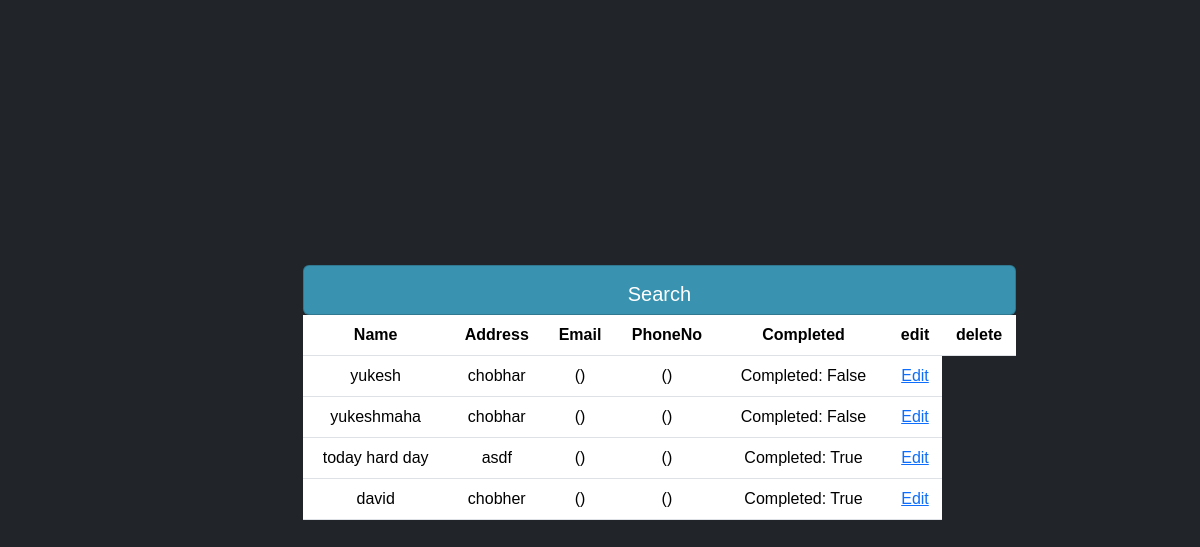
/table, run on an earlier commit of the app's database.
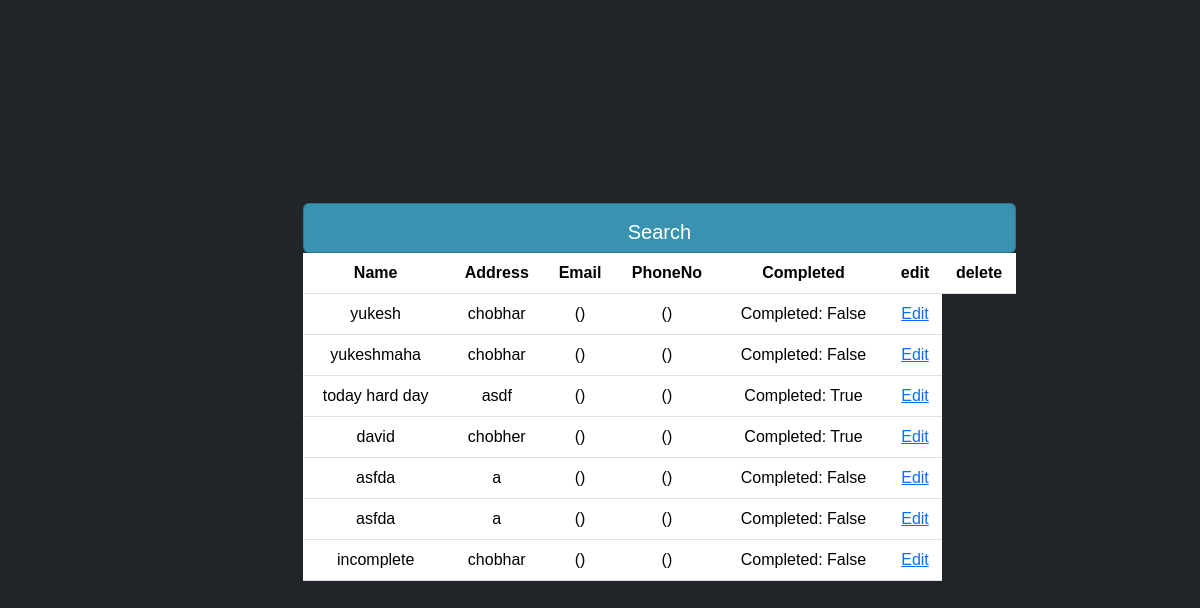
And on a later commit of the database.
### tasks/models.py (models this page shows, shortened)
class Persondetail(models.Model):
    Name = models.CharField(max_length=200,null=True)
    Address=models.CharField(max_length=200,null=True)
    complete=models.BooleanField(default=False,)
    created = models.DateTimeField(auto_now_add=True)
    phoneno=models.ForeignKey(PhoneNO,null=True,on_delete=models.SET_NULL)
    email=models.ForeignKey(Email,null=True,on_delete=models.SET_NULL)

### tasks/views.py (the view)
# urls.py: path('table', views.table,name="table"),
def table(request):
    person=Persondetail.objects.all
    return render(request,"accounts/table.html",{'person':person})

### tasks/templates/accounts/table.html
{% extends 'accounts/main.html' %}
{% block content %}
<div class="container" >
    <div class="row">
       <div class="col-md">
            <div class="card card-body custom-table2 ">
                <h5>Search</h5>
            </div>
            <div class="table-wrapper">
                <table class="table ">
                    <tr>
                        <th>Name</th>
                        <th>Address</th>
                        <th>Email</th>
                        <th>PhoneNo</th>
                        <th>Completed</th>
                        <th>edit</th>
                        <th>delete</th>
                    </tr>
                    {% for persondetail in person %}
                        <tr>
                            <td>{{ persondetail.Name }}</td>
                            <td>{{ persondetail.Address }}</td>
                            <td>{{ persondetail.email.email }}({{ persondetail.email.get_emailtype_display }})</td>
                            <td>{{ persondetail.phoneno.Number }} ({{ persondetail.phoneno.get_Phonetype_display }})</td>
                            <td>Completed: {{ persondetail.complete }}</td>
                            <td><a href="{%url 'edit' persondetail.id %}">Edit</a></td>
                        </tr>
                    {% endfor %}
                </table>
            </div>
        </div>
    </div>
</div>
{%endblock%}

What changed in the data, as far as the page shows it:
added Persondetail: Name "asfda", Address "a", complete "False"
added Persondetail: Name "asfda", Address "a", complete "False"
added Persondetail: Name "incomplete", Address "chobhar", complete "False"
